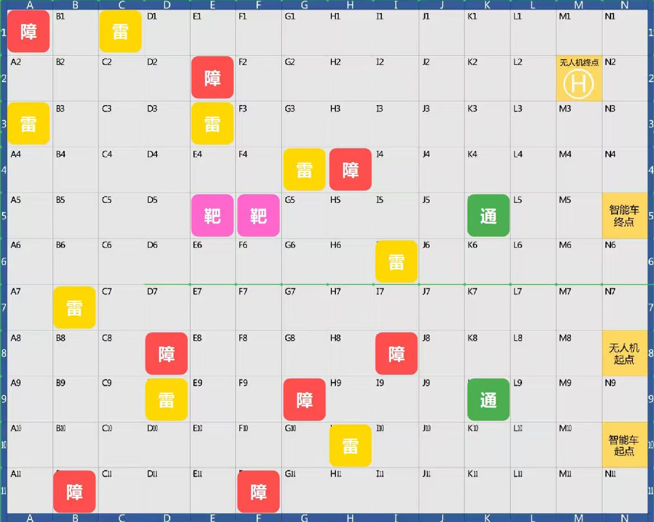
#> input picture _tmp_session/t39_map_official/map_official.png, 654 x 522 px, found by its file name
$ python read_official.py
#> lines starting #> are read from the running program, lines starting #| are printed output that depends on the picture; after the words box and inside, x2 and y2 are one past the last pixel; in counts of white or black regions, pixels touching at a corner belong together
#!/usr/bin/env python3
# -*- coding: utf-8 -*-
"""队长独立复核：官方贴图 map_official.png（654x522）确定性识读。
方法：官方图按 912/654 放大到与 t28src 同宽 → 复用 t28 识图三证据（色块几何/标签可见/块内文字）。
输出：本目录 official_identify.txt。只读官方图，不写任何其它目录。
"""
from __future__ import annotations
import os
from collections import deque
import numpy as np
from PIL import Image

HERE = os.path.dirname(os.path.abspath(__file__))
SRC = r"D:\User\Desktop\比赛存档\v1\_tmp_session\t39_map_official\map_official.png"
OUT = os.path.join(HERE, "official_identify.txt")
COL = "ABCDEFGHIJKLMN"
NCOL, ROWS = 14, 11

im = Image.open(SRC).convert("RGB")
#> im is the input picture: PIL image 654x522 RGB; mean R, G, B 218.4, 211.6, 204
W, H = im.size
SCALE = 912.0 / W
im2 = im.resize((int(round(W * SCALE)), int(round(H * SCALE))), Image.LANCZOS)
a = np.asarray(im2).astype(np.int16)
W2, H2, _ = a.shape
r, g, b = a[:, :, 0], a[:, :, 1], a[:, :, 2]
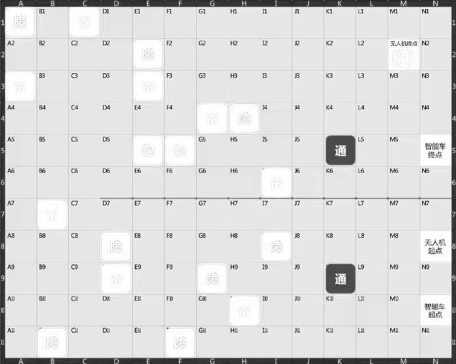
#> r: shape (728, 912) int16 (shown at 1/2 size); min 0, max 255, mean 218.4
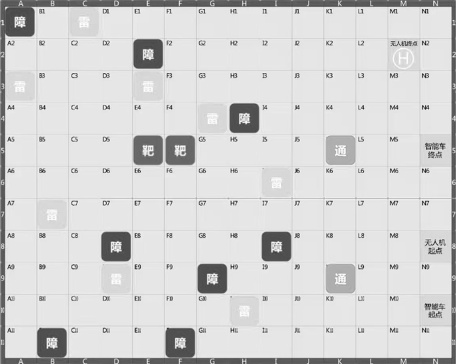
#> g: shape (728, 912) int16 (shown at 1/2 size); min 0, max 255, mean 211.6
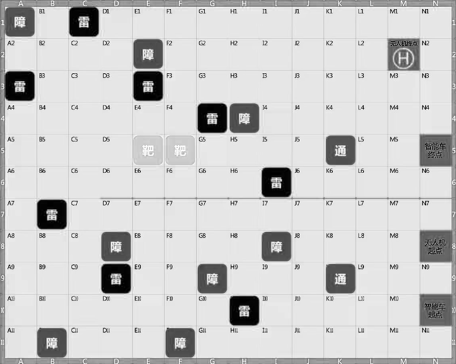
#> b: shape (728, 912) int16 (shown at 1/2 size); min 0, max 255, mean 204
lum = a.mean(axis=2)
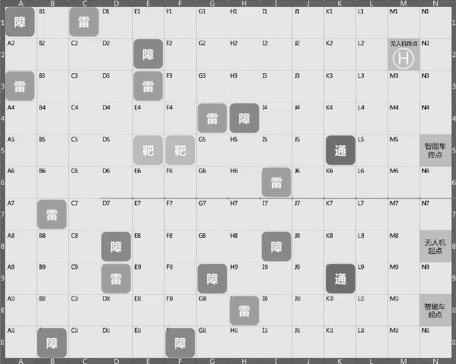
#> lum: shape (728, 912) float64 (shown at 1/2 size); min 0, max 255, mean 211.3

masks = {
    "red": (r > 170) & (g < 110) & (b < 110),
    "yel": (r > 190) & (g > 160) & (b < 130),
    "mag": (r > 170) & (g < 130) & (b > 150),
    "grn": (r < 140) & (g > 120) & (b < 150),
}

def comps(mask, minpix=400):
#> called with minpix = 400
    HH, WW = mask.shape
    seen = np.zeros_like(mask, dtype=bool)
    out = []
    for y0 in range(HH):
        for x0 in np.where(mask[y0] & ~seen[y0])[0]:
            if seen[y0, x0]:
                continue
            q, xs, ys = deque([(y0, x0)]), [], []
            seen[y0, x0] = True
            while q:
                y, x = q.popleft()
                xs.append(x); ys.append(y)
                for dy, dx in ((1, 0), (-1, 0), (0, 1), (0, -1)):
                    ny, nx = y + dy, x + dx
                    if 0 <= ny < HH and 0 <= nx < WW and mask[ny, nx] and not seen[ny, nx]:
                        seen[ny, nx] = True
                        q.append((ny, nx))
            if len(xs) >= minpix:
                out.append(dict(px=len(xs), x0=min(xs), x1=max(xs), y0=min(ys), y1=max(ys),
                                cx=float(np.mean(xs)), cy=float(np.mean(ys))))
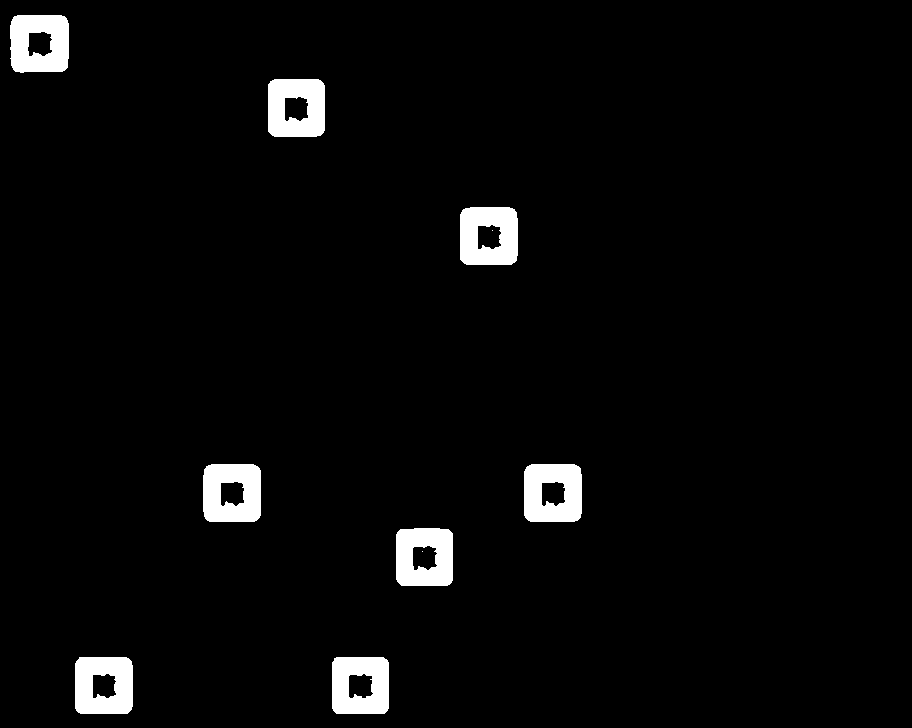
#> seen: shape (728, 912) bool; 3.4% white; 10 white regions (2 under 20 px), largest, box (x1, y1, x2, y2) and area: (524, 464, 582, 522) 2821, (460, 207, 518, 265) 2816, (203, 464, 261, 522) 2813
    return sorted(out, key=lambda d: (d["y0"], d["x0"]))

L = ["=== 队长独立识读 official（放大 %.4fx → %dx%d）===" % (SCALE, W2, H2)]
raw = {k: comps(m) for k, m in masks.items()}
#> call 3 of comps, with minpix = 400
#> after the loop in comps (call 3), `for y0 in range(HH):`:
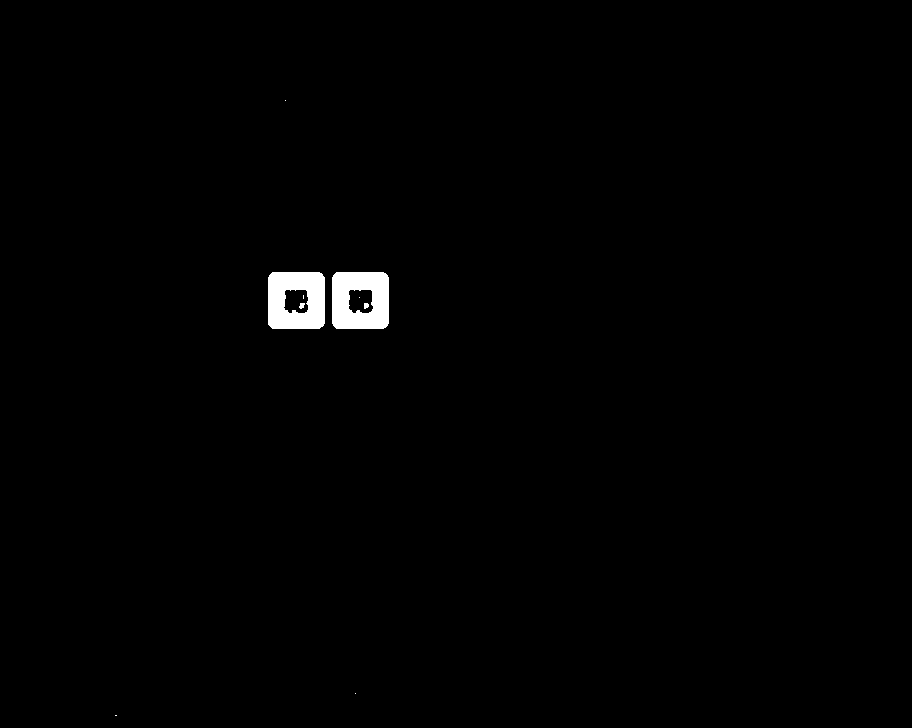
#> seen: shape (728, 912) bool; 0.83% white; 9 white regions (5 under 20 px), largest, box (x1, y1, x2, y2) and area: (268, 272, 325, 329) 2721, (332, 272, 389, 329) 2713, (299, 303, 305, 309) 26, (364, 303, 369, 309) 25
#> call 4 of comps, with minpix = 400
#> after the loop in comps (call 4), `for y0 in range(HH):`:
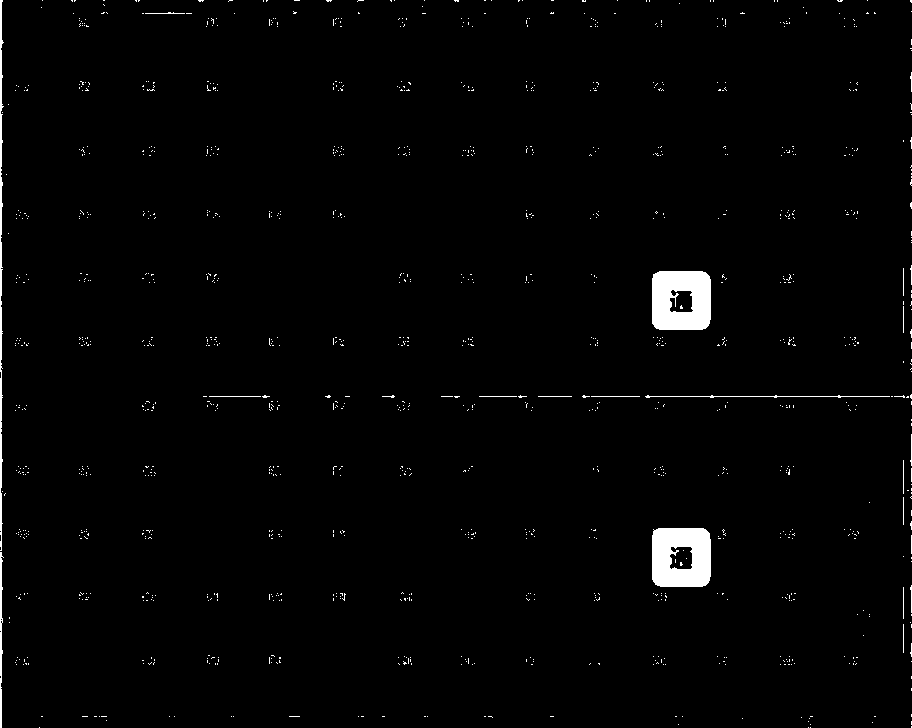
#> seen: shape (728, 912) bool; 1.6% white; 1170 white regions (1150 under 20 px), largest, box (x1, y1, x2, y2) and area: (652, 271, 711, 330) 2990, (652, 528, 711, 587) 2968, (0, 0, 4, 551) 1083
#> raw = 4 items
blk = {}
for k, cs in raw.items():
    keep = [d for d in cs if 55 <= (d["x1"] - d["x0"] + 1) <= 66 and 55 <= (d["y1"] - d["y0"] + 1) <= 66]
    blk[k] = keep
    L.append("色块 %s：原始 %d → 方形 %d" % (k, len(cs), len(keep)))
    for d in cs:
        w, h = d["x1"] - d["x0"] + 1, d["y1"] - d["y0"] + 1
        sq = 55 <= w <= 66 and 55 <= h <= 66
        L.append("   %s px=%6d bbox x[%3d,%3d] y[%3d,%3d] %3dx%-3d c=(%.1f,%.1f)"
                 % ("方" if sq else "剔", d["px"], d["x0"], d["x1"], d["y0"], d["y1"], w, h, d["cx"], d["cy"]))
#> this loop made 4 passes
#> k on passes 1 to 4: 'red', 'yel', 'mag', 'grn'
#> after the loop, L = 31 items; blk = 4 items

reds = blk["red"]
#> reds = 8 items
L.append("")
if len(reds) >= 4:
    cw = 64.0
    x0g = min(d["cx"] for d in reds)
#> x0g = 39.18
    idxs = [round((d["cx"] - x0g) / cw) for d in reds]
#> idxs = [0, 4, 7, 3, 8, 6, 1, 5]
    A = np.vstack([np.ones(len(reds)), np.array(idxs, float)]).T
#> A = [[1, 0], [1, 4], [1, 7], [1, 3], [1, 8], [1, 6], [1, 1], [1, 5]]
    solx, *_ = np.linalg.lstsq(A, np.array([d["cx"] for d in reds]), rcond=None)
#> solx = [39.23, 64.16]
    y0g = min(d["cy"] for d in reds)
#> y0g = 42.97
    idys = [round((d["cy"] - y0g) / cw) for d in reds]
#> idys = [0, 1, 3, 7, 7, 8, 10, 10]
    B = np.vstack([np.ones(len(reds)), np.array(idys, float)]).T
#> B = [[1, 0], [1, 1], [1, 3], [1, 7], [1, 7], [1, 8], [1, 10], [1, 10]]
    soly, *_ = np.linalg.lstsq(B, np.array([d["cy"] for d in reds]), rcond=None)
#> soly = [43.04, 64.2]
    ax_, cw = float(solx[0]), float(solx[1])
#> ax_ = 39.23; cw = 64.16
    ay_, chh = float(soly[0]), float(soly[1])
#> ay_ = 43.04; chh = 64.2
    L.append("格网反推（红块 LSQ）：格宽 %.3f 格高 %.3f 相位 x=%.2f y=%.2f" % (cw, chh, ax_, ay_))
    L.append("格线 x0=%.1f y0=%.1f；场地 %.0fx%.0f（14x11）" % (ax_ - cw / 2, ay_ - chh / 2, 14 * cw, 11 * chh))
    res = [abs(d["cx"] - (ax_ + round((d["cx"] - ax_) / cw) * cw)) for d in reds]
#> res = [0.0543, 0.157, 0.0896, 0.104, 0.0737, 0.0696, 0.0526, 0.00236]
    res += [abs(d["cy"] - (ay_ + round((d["cy"] - ay_) / chh) * chh)) for d in reds]
#> res = [0.0543, 0.157, 0.0896, 0.104, 0.0737, 0.0696, 0.0526, 0.00236, 0.0688, 0.135, 0.15, 0.0763, 0.0777, 0.0298, 0.0284, 0.0717]
    L.append("红块拟合残差 max %.2f mean %.2f" % (max(res), float(np.mean(res))))
    def rc(cx, cy):
        return (int(round((cx - ax_) / cw)), int(round((cy - ay_) / chh)))
    L.append("")
    L.append("落格清单：")
    cells = {}
    for k, cs in blk.items():
        for d in cs:
            ci, ri = rc(d["cx"], d["cy"])
            if not (0 <= ci < NCOL and 0 <= ri < ROWS):
                L.append("  [%s] 落格出界 (%s) c=(%.1f,%.1f)" % (k, "?", d["cx"], d["cy"]))
                continue
            sub = a[d["y0"]:d["y1"] + 1, d["x0"]:d["x1"] + 1]
            dark = float((lum[d["y0"]:d["y1"] + 1, d["x0"]:d["x1"] + 1] < 90).mean())
            mean_rgb = tuple(round(float(x)) for x in sub.reshape(-1, 3).mean(axis=0))
            cells.setdefault((k, ci, ri), []).append(d)
            L.append("  [%s] %s%s idx(%d,%d) px=%d 深色=%.3f rgb=%s" % (k, COL[ci], ri + 1, ci, ri, d["px"], dark, mean_rgb))
#> after the loop, L = 61 items; cells = 24 items
    L.append("")
    L.append("=== 与现役 config/map.yaml 对照 ===")
    cfg = {
        "mines": ["B1", "G2", "H3", "A4", "D8", "F9", "I10", "E11"],
        "obstacles": ["D1", "F4", "A5", "H5", "B7", "C9", "E10", "G11"],
        "targets": ["B11", "C11"],
        "bridges": ["K5", "K10"],
    }
    for cls in ("red", "mag", "grn"):
        got = sorted(set(COL[c] + str(ri + 1) for (k, c, ri) in cells if k == cls))
        key = {"red": "obstacles", "mag": "targets", "grn": "bridges"}[cls]
        L.append("%s 官方=%s / config=%s" % (key, got, sorted(cfg[key])))
#> this loop made 3 passes
#> after the loop, L = 66 items
    yel_all = sorted(set(COL[c] + str(ri + 1) for (k, c, ri) in cells if k == "yel"))
#> yel_all = ['A3', 'B7', 'C1', 'D9', 'E3', 'G4', 'H10', 'I6', 'M2', 'N10', 'N5', 'N8']
    L.append("黄色块全部=%s" % yel_all)
else:
    L.append("红色块 <4 个，无法定标。原始红块：")
    for d in raw["red"]:
        L.append("   px=%d bbox x[%d,%d] y[%d,%d]" % (d["px"], d["x0"], d["x1"], d["y0"], d["y1"]))

with open(OUT, "w", encoding="utf-8") as f:
    f.write("\n".join(L) + "\n")
print("written", OUT, len(L), "lines")
#| written _tmp_session/t39_captain_read/official_identify.txt 67 lines
